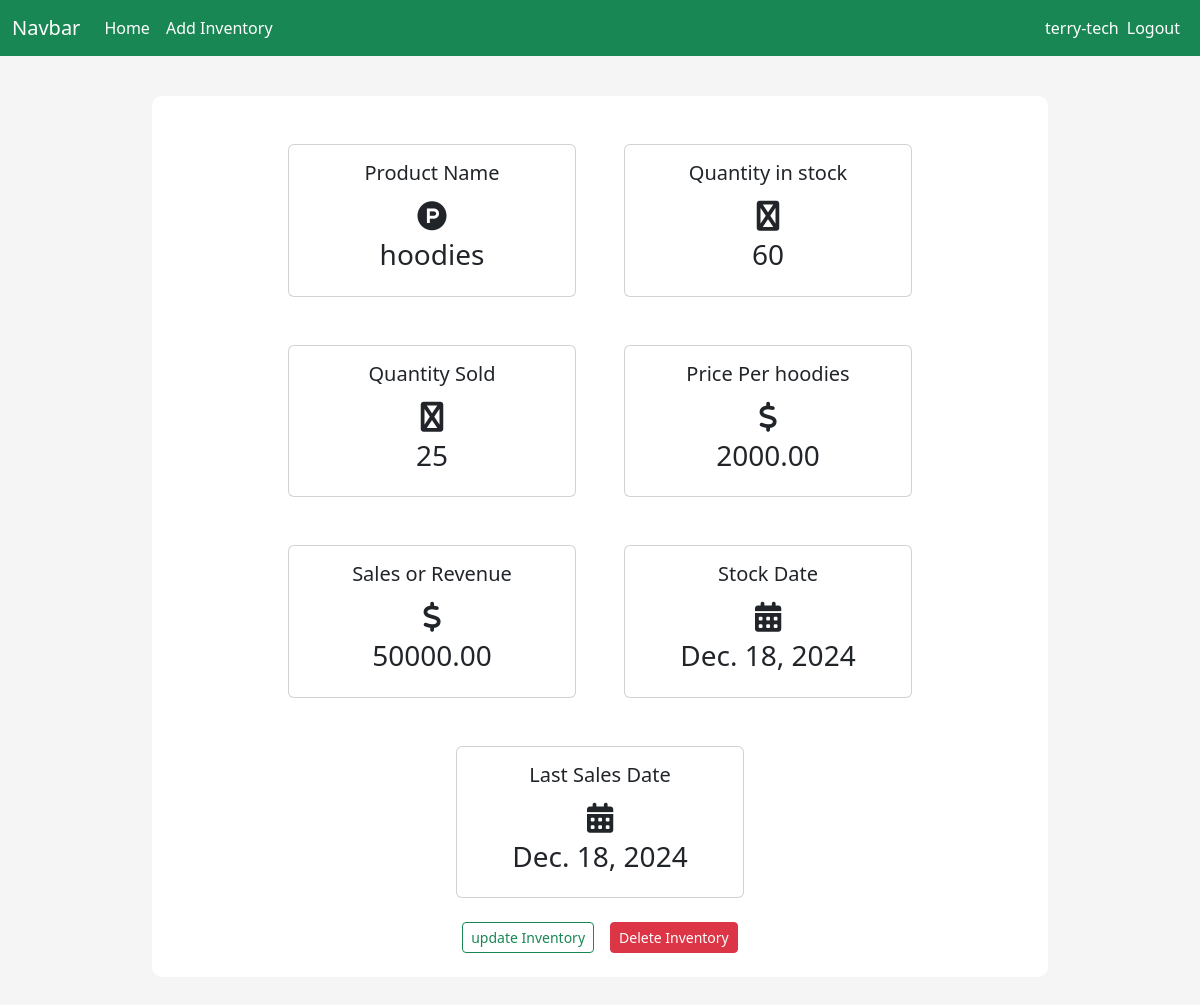
Page /inventory/per_product/12 (signed in) on the earlier database version.
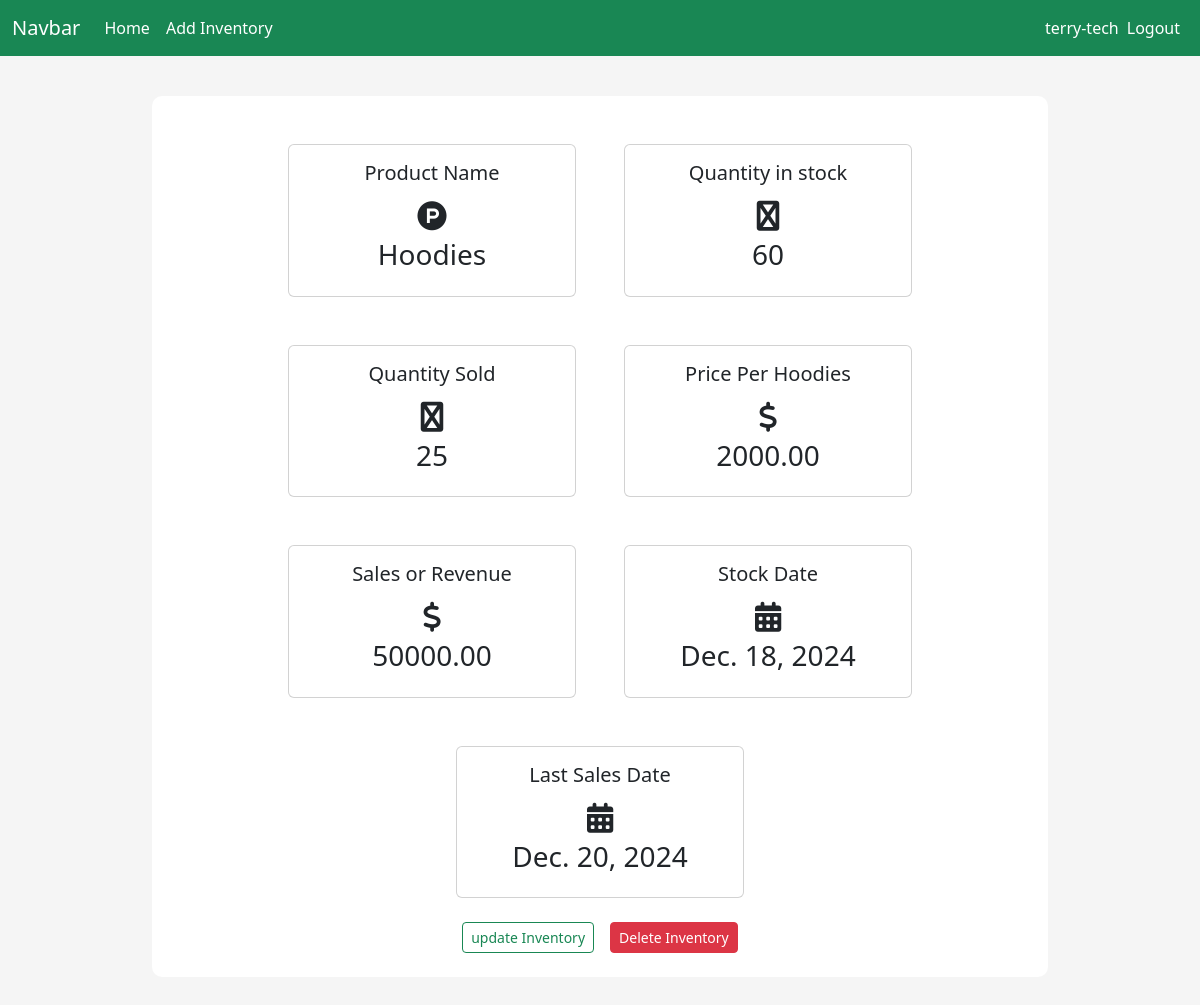
Same page on the later database version.
### inventory/models.py (models this page shows)
class Inventory(models.Model):
    name = models.CharField(max_length=100, null=False, blank=False)
    cost_per_item = models.DecimalField(max_digits=19, decimal_places=2, null=False, blank=False)
    quantity_in_stock = models.IntegerField(null=False, blank=False)
    quantity_sold = models.IntegerField(null=False, blank=False)
    sales = models.DecimalField(max_digits=19, decimal_places=2, null=False, blank=False)
    stock_date = models.DateField(auto_now_add=True)
    last_sale_date = models.DateField(auto_now=True)

### inventory/views.py (the view)
# urls.py: path('per_product/<int:id>', views.per_product_view, name='per_product'),
@login_required
def per_product_view(request, id):
    inventory = get_object_or_404(Inventory, pk=id)
    context = {
        'inventory': inventory,
    }
    return render(request, "inventory/per_product.html", context=context)

### templates/inventory/per_product.html
 {% extends "layout.html" %}
 {% block content %}
    <div class="content-section">
        <div class="row mx-auto justify-content-center ">
            <div class="card m-4" style="width: 18rem;">
                <div class="card-body">
                    <h5 class="card-title text-center">Product Name</h5>
                    <div style="font-size: 30px;" class="text-center">
                        <span><i class="fab fa-product-hunt"></i></span>
                    </div>
                    <h3 class="text-center">{{inventory.name}} </h3>
                  </div>
            </div>
            <div class="card m-4" style="width: 18rem;">
                <div class="card-body">
                    <h5 class="card-title text-center">Quantity in stock</h5>
                    <div style="font-size: 30px;" class="text-center">
                        <span><i class="fab fa-warehouse"></i></span>
                    </div>
                    <h3 class="text-center">{{inventory.quantity_in_stock}} </h3>
                  </div>
            </div>
            <div class="card m-4" style="width: 18rem;">
                <div class="card-body">
                    <h5 class="card-title text-center">Quantity Sold</h5>
                    <div style="font-size: 30px;" class="text-center">
                        <span><i class="fab fa-warehouse"></i></span>
                    </div>
                    <h3 class="text-center">{{inventory.quantity_sold}} </h3>
                  </div>
            </div>
            <div class="card m-4" style="width: 18rem;">
                <div class="card-body">
                    <h5 class="card-title text-center">Price Per {{inventory.name}}</h5>
                    <div style="font-size: 30px;" class="text-center">
                        <span><i class="fab fa-dollar-sign"></i></span>
                    </div>
                    <h3 class="text-center">{{inventory.cost_per_item}} </h3>
                  </div>
            </div>
            <div class="card m-4" style="width: 18rem;">
                <div class="card-body">
                    <h5 class="card-title text-center">Sales or Revenue</h5>
                    <div style="font-size: 30px;" class="text-center">
                        <span><i class="fab fa-dollar-sign"></i></span>
                    </div>
                    <h3 class="text-center">{{inventory.sales}} </h3>
                  </div>
            </div>
            <div class="card m-4" style="width: 18rem;">
                <div class="card-body">
                    <h5 class="card-title text-center">Stock Date</h5>
                    <div style="font-size: 30px;" class="text-center">
                        <span><i class="fa-solid fa-calendar-days"></i></span>
                    </div>
                    <h3 class="text-center">{{inventory.stock_date}} </h3>
                  </div>
            </div>
            <div class="card m-4" style="width: 18rem;">
                <div class="card-body">
                    <h5 class="card-title text-center">Last Sales Date</h5>
                    <div style="font-size: 30px;" class="text-center">
                        <span><i class="fa-solid fa-calendar-days"></i></span>
                    </div>
                    <h3 class="text-center">{{inventory.last_sale_date}} </h3>
                  </div>
            </div>
            <div class="d-flex justify-content-center align-items-center gap-3 ">
                <a class="btn btn-outline-success btn-sm" href="{% url 'update_inventory' inventory.id %}">update Inventory</a>
            <a class="btn btn-danger btn-sm" href="{% url 'delete_inventory' inventory.id %}">Delete Inventory</a>
            </div>
        </div>
    </div>
 {% endblock %}

Differences in the rows shown:
changed Inventory: name "hoodies" → "Hoodies"; last_sale_date "Dec. 18, 2024" → "Dec. 20, 2024"
